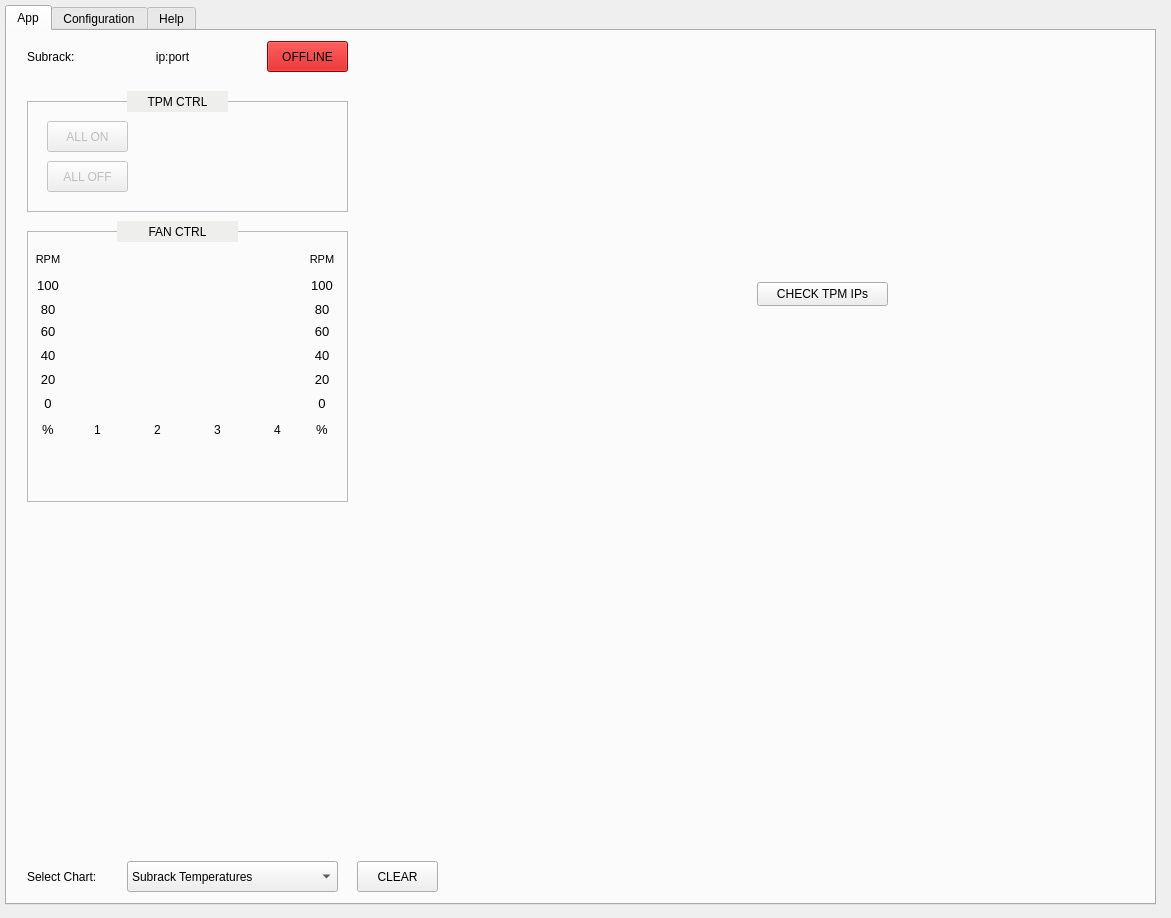
<?xml version="1.0" encoding="UTF-8"?>
<ui version="4.0">
 <class>Form</class>
 <widget class="QWidget" name="Form">
  <property name="geometry">
   <rect>
    <x>0</x>
    <y>0</y>
    <width>1171</width>
    <height>918</height>
   </rect>
  </property>
  <property name="windowTitle">
   <string>Form</string>
  </property>
  <widget class="QTabWidget" name="tabWidget">
   <property name="geometry">
    <rect>
     <x>5</x>
     <y>5</y>
     <width>1151</width>
     <height>900</height>
    </rect>
   </property>
   <property name="currentIndex">
    <number>0</number>
   </property>
   <widget class="QWidget" name="qtab_app">
    <attribute name="title">
     <string>App</string>
    </attribute>
    <widget class="QLabel" name="qlabel_message">
     <property name="geometry">
      <rect>
       <x>790</x>
       <y>830</y>
       <width>351</width>
       <height>31</height>
      </rect>
     </property>
     <property name="layoutDirection">
      <enum>Qt::LeftToRight</enum>
     </property>
     <property name="text">
      <string/>
     </property>
     <property name="alignment">
      <set>Qt::AlignRight|Qt::AlignTrailing|Qt::AlignVCenter</set>
     </property>
    </widget>
    <widget class="QComboBox" name="qcombo_chart">
     <property name="geometry">
      <rect>
       <x>120</x>
       <y>830</y>
       <width>211</width>
       <height>31</height>
      </rect>
     </property>
     <property name="currentIndex">
      <number>0</number>
     </property>
     <property name="maxVisibleItems">
      <number>16</number>
     </property>
     <property name="duplicatesEnabled">
      <bool>false</bool>
     </property>
     <item>
      <property name="text">
       <string>Subrack Temperatures</string>
      </property>
     </item>
     <item>
      <property name="text">
       <string>TPM Board Temperatures</string>
      </property>
     </item>
     <item>
      <property name="text">
       <string>TPM FPGA0 Temperatures</string>
      </property>
     </item>
     <item>
      <property name="text">
       <string>TPM FPGA1 Temperatures</string>
      </property>
     </item>
     <item>
      <property name="text">
       <string>TPM Powers</string>
      </property>
     </item>
     <item>
      <property name="text">
       <string>TPM Currents</string>
      </property>
     </item>
     <item>
      <property name="text">
       <string>TPM Voltages</string>
      </property>
     </item>
     <item>
      <property name="text">
       <string>Power Supply Fan Speeds</string>
      </property>
     </item>
     <item>
      <property name="text">
       <string>Power Supply Powers</string>
      </property>
     </item>
     <item>
      <property name="text">
       <string>Power Supply Currents</string>
      </property>
     </item>
     <item>
      <property name="text">
       <string>Power Supply Voltages</string>
      </property>
     </item>
    </widget>
    <widget class="QWidget" name="qplot_chart_tpm" native="true">
     <property name="geometry">
      <rect>
       <x>0</x>
       <y>480</y>
       <width>1141</width>
       <height>341</height>
      </rect>
     </property>
    </widget>
    <widget class="QPushButton" name="qbutton_connect">
     <property name="geometry">
      <rect>
       <x>260</x>
       <y>10</y>
       <width>81</width>
       <height>31</height>
      </rect>
     </property>
     <property name="styleSheet">
      <string notr="true">background-color: rgb(204, 0, 0);</string>
     </property>
     <property name="text">
      <string>OFFLINE</string>
     </property>
    </widget>
    <widget class="QWidget" name="qplot_mgn_temp" native="true">
     <property name="geometry">
      <rect>
       <x>750</x>
       <y>0</y>
       <width>201</width>
       <height>231</height>
      </rect>
     </property>
    </widget>
    <widget class="QWidget" name="qplot_psu" native="true">
     <property name="geometry">
      <rect>
       <x>940</x>
       <y>0</y>
       <width>201</width>
       <height>231</height>
      </rect>
     </property>
    </widget>
    <widget class="QWidget" name="qplot_tpm_power" native="true">
     <property name="geometry">
      <rect>
       <x>350</x>
       <y>0</y>
       <width>411</width>
       <height>231</height>
      </rect>
     </property>
    </widget>
    <widget class="QLabel" name="qlabel_connection_3">
     <property name="geometry">
      <rect>
       <x>120</x>
       <y>60</y>
       <width>101</width>
       <height>21</height>
      </rect>
     </property>
     <property name="layoutDirection">
      <enum>Qt::LeftToRight</enum>
     </property>
     <property name="styleSheet">
      <string notr="true">background-color: rgb(238, 238, 236);</string>
     </property>
     <property name="text">
      <string>TPM CTRL</string>
     </property>
     <property name="alignment">
      <set>Qt::AlignCenter</set>
     </property>
    </widget>
    <widget class="QWidget" name="qplot_chart_mgn" native="true">
     <property name="geometry">
      <rect>
       <x>10</x>
       <y>480</y>
       <width>1131</width>
       <height>341</height>
      </rect>
     </property>
    </widget>
    <widget class="QLabel" name="qlabel_ip_2">
     <property name="geometry">
      <rect>
       <x>20</x>
       <y>830</y>
       <width>101</width>
       <height>31</height>
      </rect>
     </property>
     <property name="layoutDirection">
      <enum>Qt::LeftToRight</enum>
     </property>
     <property name="text">
      <string>Select Chart:</string>
     </property>
     <property name="alignment">
      <set>Qt::AlignLeading|Qt::AlignLeft|Qt::AlignVCenter</set>
     </property>
    </widget>
    <widget class="QLabel" name="qlabel_ip">
     <property name="geometry">
      <rect>
       <x>20</x>
       <y>10</y>
       <width>61</width>
       <height>31</height>
      </rect>
     </property>
     <property name="layoutDirection">
      <enum>Qt::LeftToRight</enum>
     </property>
     <property name="text">
      <string>Subrack:</string>
     </property>
     <property name="alignment">
      <set>Qt::AlignLeading|Qt::AlignLeft|Qt::AlignVCenter</set>
     </property>
    </widget>
    <widget class="QLabel" name="qlabel_connection_5">
     <property name="geometry">
      <rect>
       <x>110</x>
       <y>190</y>
       <width>121</width>
       <height>21</height>
      </rect>
     </property>
     <property name="layoutDirection">
      <enum>Qt::LeftToRight</enum>
     </property>
     <property name="styleSheet">
      <string notr="true">background-color: rgb(238, 238, 236);</string>
     </property>
     <property name="text">
      <string>FAN CTRL</string>
     </property>
     <property name="alignment">
      <set>Qt::AlignCenter</set>
     </property>
    </widget>
    <widget class="QFrame" name="frame_fan">
     <property name="enabled">
      <bool>false</bool>
     </property>
     <property name="geometry">
      <rect>
       <x>20</x>
       <y>200</y>
       <width>321</width>
       <height>271</height>
      </rect>
     </property>
     <property name="frameShape">
      <enum>QFrame::StyledPanel</enum>
     </property>
     <property name="frameShadow">
      <enum>QFrame::Raised</enum>
     </property>
     <widget class="QLabel" name="label_fan_1">
      <property name="enabled">
       <bool>false</bool>
      </property>
      <property name="geometry">
       <rect>
        <x>60</x>
        <y>190</y>
        <width>21</width>
        <height>17</height>
       </rect>
      </property>
      <property name="styleSheet">
       <string notr="true">color: rgb(0, 0, 0);</string>
      </property>
      <property name="text">
       <string>1</string>
      </property>
      <property name="alignment">
       <set>Qt::AlignCenter</set>
      </property>
     </widget>
     <widget class="QLabel" name="label_fan_2">
      <property name="enabled">
       <bool>false</bool>
      </property>
      <property name="geometry">
       <rect>
        <x>120</x>
        <y>190</y>
        <width>21</width>
        <height>17</height>
       </rect>
      </property>
      <property name="styleSheet">
       <string notr="true">color: rgb(0, 0, 0);</string>
      </property>
      <property name="text">
       <string>2</string>
      </property>
      <property name="alignment">
       <set>Qt::AlignCenter</set>
      </property>
     </widget>
     <widget class="QLabel" name="label_fan_4">
      <property name="enabled">
       <bool>false</bool>
      </property>
      <property name="geometry">
       <rect>
        <x>240</x>
        <y>190</y>
        <width>21</width>
        <height>17</height>
       </rect>
      </property>
      <property name="styleSheet">
       <string notr="true">color: rgb(0, 0, 0);</string>
      </property>
      <property name="text">
       <string>4</string>
      </property>
      <property name="alignment">
       <set>Qt::AlignCenter</set>
      </property>
     </widget>
     <widget class="QLabel" name="label_fan_3">
      <property name="enabled">
       <bool>false</bool>
      </property>
      <property name="geometry">
       <rect>
        <x>180</x>
        <y>190</y>
        <width>21</width>
        <height>17</height>
       </rect>
      </property>
      <property name="styleSheet">
       <string notr="true">color: rgb(0, 0, 0);</string>
      </property>
      <property name="text">
       <string>3</string>
      </property>
      <property name="alignment">
       <set>Qt::AlignCenter</set>
      </property>
     </widget>
     <widget class="QLabel" name="label_perc_0">
      <property name="enabled">
       <bool>false</bool>
      </property>
      <property name="geometry">
       <rect>
        <x>8</x>
        <y>164</y>
        <width>26</width>
        <height>17</height>
       </rect>
      </property>
      <property name="font">
       <font>
        <pointsize>10</pointsize>
       </font>
      </property>
      <property name="styleSheet">
       <string notr="true">color: rgb(0, 0, 0);</string>
      </property>
      <property name="text">
       <string>0</string>
      </property>
      <property name="alignment">
       <set>Qt::AlignCenter</set>
      </property>
     </widget>
     <widget class="QLabel" name="label_perc_80">
      <property name="enabled">
       <bool>false</bool>
      </property>
      <property name="geometry">
       <rect>
        <x>8</x>
        <y>70</y>
        <width>26</width>
        <height>17</height>
       </rect>
      </property>
      <property name="font">
       <font>
        <pointsize>10</pointsize>
       </font>
      </property>
      <property name="styleSheet">
       <string notr="true">color: rgb(0, 0, 0);</string>
      </property>
      <property name="text">
       <string>80</string>
      </property>
      <property name="alignment">
       <set>Qt::AlignCenter</set>
      </property>
     </widget>
     <widget class="QLabel" name="label_perc_100">
      <property name="enabled">
       <bool>false</bool>
      </property>
      <property name="geometry">
       <rect>
        <x>8</x>
        <y>46</y>
        <width>26</width>
        <height>17</height>
       </rect>
      </property>
      <property name="font">
       <font>
        <pointsize>10</pointsize>
       </font>
      </property>
      <property name="styleSheet">
       <string notr="true">color: rgb(0, 0, 0);</string>
      </property>
      <property name="text">
       <string>100</string>
      </property>
      <property name="alignment">
       <set>Qt::AlignCenter</set>
      </property>
     </widget>
     <widget class="QLabel" name="label_perc_60">
      <property name="enabled">
       <bool>false</bool>
      </property>
      <property name="geometry">
       <rect>
        <x>8</x>
        <y>92</y>
        <width>26</width>
        <height>17</height>
       </rect>
      </property>
      <property name="font">
       <font>
        <pointsize>10</pointsize>
       </font>
      </property>
      <property name="styleSheet">
       <string notr="true">color: rgb(0, 0, 0);</string>
      </property>
      <property name="text">
       <string>60</string>
      </property>
      <property name="alignment">
       <set>Qt::AlignCenter</set>
      </property>
     </widget>
     <widget class="QLabel" name="label_perc_20">
      <property name="enabled">
       <bool>false</bool>
      </property>
      <property name="geometry">
       <rect>
        <x>8</x>
        <y>140</y>
        <width>26</width>
        <height>17</height>
       </rect>
      </property>
      <property name="font">
       <font>
        <pointsize>10</pointsize>
       </font>
      </property>
      <property name="styleSheet">
       <string notr="true">color: rgb(0, 0, 0);</string>
      </property>
      <property name="text">
       <string>20</string>
      </property>
      <property name="alignment">
       <set>Qt::AlignCenter</set>
      </property>
     </widget>
     <widget class="QLabel" name="label_perc_40">
      <property name="enabled">
       <bool>false</bool>
      </property>
      <property name="geometry">
       <rect>
        <x>8</x>
        <y>116</y>
        <width>26</width>
        <height>17</height>
       </rect>
      </property>
      <property name="font">
       <font>
        <pointsize>10</pointsize>
       </font>
      </property>
      <property name="styleSheet">
       <string notr="true">color: rgb(0, 0, 0);</string>
      </property>
      <property name="text">
       <string>40</string>
      </property>
      <property name="alignment">
       <set>Qt::AlignCenter</set>
      </property>
     </widget>
     <widget class="QLabel" name="label_perc">
      <property name="enabled">
       <bool>false</bool>
      </property>
      <property name="geometry">
       <rect>
        <x>8</x>
        <y>190</y>
        <width>26</width>
        <height>17</height>
       </rect>
      </property>
      <property name="font">
       <font>
        <pointsize>10</pointsize>
       </font>
      </property>
      <property name="styleSheet">
       <string notr="true">color: rgb(0, 0, 0);</string>
      </property>
      <property name="text">
       <string>%</string>
      </property>
      <property name="alignment">
       <set>Qt::AlignCenter</set>
      </property>
     </widget>
     <widget class="QLabel" name="label_perc_2">
      <property name="enabled">
       <bool>false</bool>
      </property>
      <property name="geometry">
       <rect>
        <x>282</x>
        <y>190</y>
        <width>26</width>
        <height>17</height>
       </rect>
      </property>
      <property name="font">
       <font>
        <pointsize>10</pointsize>
       </font>
      </property>
      <property name="styleSheet">
       <string notr="true">color: rgb(0, 0, 0);</string>
      </property>
      <property name="text">
       <string>%</string>
      </property>
      <property name="alignment">
       <set>Qt::AlignCenter</set>
      </property>
     </widget>
     <widget class="QLabel" name="label_perc_1">
      <property name="enabled">
       <bool>false</bool>
      </property>
      <property name="geometry">
       <rect>
        <x>282</x>
        <y>164</y>
        <width>26</width>
        <height>17</height>
       </rect>
      </property>
      <property name="font">
       <font>
        <pointsize>10</pointsize>
       </font>
      </property>
      <property name="styleSheet">
       <string notr="true">color: rgb(0, 0, 0);</string>
      </property>
      <property name="text">
       <string>0</string>
      </property>
      <property name="alignment">
       <set>Qt::AlignCenter</set>
      </property>
     </widget>
     <widget class="QLabel" name="label_perc_81">
      <property name="enabled">
       <bool>false</bool>
      </property>
      <property name="geometry">
       <rect>
        <x>282</x>
        <y>70</y>
        <width>26</width>
        <height>17</height>
       </rect>
      </property>
      <property name="font">
       <font>
        <pointsize>10</pointsize>
       </font>
      </property>
      <property name="styleSheet">
       <string notr="true">color: rgb(0, 0, 0);</string>
      </property>
      <property name="text">
       <string>80</string>
      </property>
      <property name="alignment">
       <set>Qt::AlignCenter</set>
      </property>
     </widget>
     <widget class="QLabel" name="label_perc_101">
      <property name="enabled">
       <bool>false</bool>
      </property>
      <property name="geometry">
       <rect>
        <x>282</x>
        <y>46</y>
        <width>26</width>
        <height>17</height>
       </rect>
      </property>
      <property name="font">
       <font>
        <pointsize>10</pointsize>
       </font>
      </property>
      <property name="styleSheet">
       <string notr="true">color: rgb(0, 0, 0);</string>
      </property>
      <property name="text">
       <string>100</string>
      </property>
      <property name="alignment">
       <set>Qt::AlignCenter</set>
      </property>
     </widget>
     <widget class="QLabel" name="label_perc_61">
      <property name="enabled">
       <bool>false</bool>
      </property>
      <property name="geometry">
       <rect>
        <x>282</x>
        <y>92</y>
        <width>26</width>
        <height>17</height>
       </rect>
      </property>
      <property name="font">
       <font>
        <pointsize>10</pointsize>
       </font>
      </property>
      <property name="styleSheet">
       <string notr="true">color: rgb(0, 0, 0);</string>
      </property>
      <property name="text">
       <string>60</string>
      </property>
      <property name="alignment">
       <set>Qt::AlignCenter</set>
      </property>
     </widget>
     <widget class="QLabel" name="label_perc_21">
      <property name="enabled">
       <bool>false</bool>
      </property>
      <property name="geometry">
       <rect>
        <x>282</x>
        <y>140</y>
        <width>26</width>
        <height>17</height>
       </rect>
      </property>
      <property name="font">
       <font>
        <pointsize>10</pointsize>
       </font>
      </property>
      <property name="styleSheet">
       <string notr="true">color: rgb(0, 0, 0);</string>
      </property>
      <property name="text">
       <string>20</string>
      </property>
      <property name="alignment">
       <set>Qt::AlignCenter</set>
      </property>
     </widget>
     <widget class="QLabel" name="label_perc_41">
      <property name="enabled">
       <bool>false</bool>
      </property>
      <property name="geometry">
       <rect>
        <x>282</x>
        <y>116</y>
        <width>26</width>
        <height>17</height>
       </rect>
      </property>
      <property name="font">
       <font>
        <pointsize>10</pointsize>
       </font>
      </property>
      <property name="styleSheet">
       <string notr="true">color: rgb(0, 0, 0);</string>
      </property>
      <property name="text">
       <string>40</string>
      </property>
      <property name="alignment">
       <set>Qt::AlignCenter</set>
      </property>
     </widget>
     <widget class="QLabel" name="label_rpm_sx">
      <property name="enabled">
       <bool>false</bool>
      </property>
      <property name="geometry">
       <rect>
        <x>8</x>
        <y>20</y>
        <width>26</width>
        <height>17</height>
       </rect>
      </property>
      <property name="font">
       <font>
        <pointsize>8</pointsize>
       </font>
      </property>
      <property name="styleSheet">
       <string notr="true">color: rgb(0, 0, 0);</string>
      </property>
      <property name="text">
       <string>RPM</string>
      </property>
      <property name="alignment">
       <set>Qt::AlignCenter</set>
      </property>
     </widget>
     <widget class="QLabel" name="label_rpm_dx">
      <property name="enabled">
       <bool>false</bool>
      </property>
      <property name="geometry">
       <rect>
        <x>282</x>
        <y>20</y>
        <width>26</width>
        <height>17</height>
       </rect>
      </property>
      <property name="font">
       <font>
        <pointsize>8</pointsize>
       </font>
      </property>
      <property name="styleSheet">
       <string notr="true">color: rgb(0, 0, 0);</string>
      </property>
      <property name="text">
       <string>RPM</string>
      </property>
      <property name="alignment">
       <set>Qt::AlignCenter</set>
      </property>
     </widget>
    </widget>
    <widget class="QFrame" name="frame_tpm">
     <property name="enabled">
      <bool>false</bool>
     </property>
     <property name="geometry">
      <rect>
       <x>20</x>
       <y>70</y>
       <width>321</width>
       <height>111</height>
      </rect>
     </property>
     <property name="frameShape">
      <enum>QFrame::StyledPanel</enum>
     </property>
     <property name="frameShadow">
      <enum>QFrame::Raised</enum>
     </property>
     <widget class="QPushButton" name="qbutton_tpm_off">
      <property name="geometry">
       <rect>
        <x>20</x>
        <y>60</y>
        <width>81</width>
        <height>31</height>
       </rect>
      </property>
      <property name="text">
       <string>ALL OFF</string>
      </property>
     </widget>
     <widget class="QPushButton" name="qbutton_tpm_on">
      <property name="geometry">
       <rect>
        <x>20</x>
        <y>20</y>
        <width>81</width>
        <height>31</height>
       </rect>
      </property>
      <property name="text">
       <string>ALL ON</string>
      </property>
     </widget>
    </widget>
    <widget class="QPushButton" name="qbutton_clear_chart">
     <property name="geometry">
      <rect>
       <x>350</x>
       <y>830</y>
       <width>81</width>
       <height>31</height>
      </rect>
     </property>
     <property name="text">
      <string>CLEAR</string>
     </property>
    </widget>
    <widget class="QLabel" name="qlabel_tstamp">
     <property name="geometry">
      <rect>
       <x>450</x>
       <y>830</y>
       <width>321</width>
       <height>31</height>
      </rect>
     </property>
     <property name="layoutDirection">
      <enum>Qt::LeftToRight</enum>
     </property>
     <property name="text">
      <string/>
     </property>
     <property name="alignment">
      <set>Qt::AlignCenter</set>
     </property>
    </widget>
    <widget class="QLabel" name="qline_ip">
     <property name="geometry">
      <rect>
       <x>90</x>
       <y>10</y>
       <width>151</width>
       <height>31</height>
      </rect>
     </property>
     <property name="layoutDirection">
      <enum>Qt::LeftToRight</enum>
     </property>
     <property name="text">
      <string>ip:port</string>
     </property>
     <property name="alignment">
      <set>Qt::AlignCenter</set>
     </property>
    </widget>
    <widget class="QWidget" name="qw_log" native="true">
     <property name="geometry">
      <rect>
       <x>350</x>
       <y>240</y>
       <width>791</width>
       <height>231</height>
      </rect>
     </property>
    </widget>
    <widget class="QPushButton" name="qbutton_check_ips">
     <property name="geometry">
      <rect>
       <x>750</x>
       <y>251</y>
       <width>131</width>
       <height>24</height>
      </rect>
     </property>
     <property name="text">
      <string>CHECK TPM IPs</string>
     </property>
    </widget>
    <zorder>qlabel_message</zorder>
    <zorder>qcombo_chart</zorder>
    <zorder>qplot_chart_tpm</zorder>
    <zorder>qbutton_connect</zorder>
    <zorder>qplot_mgn_temp</zorder>
    <zorder>qplot_psu</zorder>
    <zorder>qplot_tpm_power</zorder>
    <zorder>qplot_chart_mgn</zorder>
    <zorder>qlabel_ip_2</zorder>
    <zorder>qlabel_ip</zorder>
    <zorder>frame_fan</zorder>
    <zorder>frame_tpm</zorder>
    <zorder>qlabel_connection_5</zorder>
    <zorder>qlabel_connection_3</zorder>
    <zorder>qbutton_clear_chart</zorder>
    <zorder>qlabel_tstamp</zorder>
    <zorder>qline_ip</zorder>
    <zorder>qw_log</zorder>
    <zorder>qbutton_check_ips</zorder>
   </widget>
   <widget class="QWidget" name="qtab_conf">
    <attribute name="title">
     <string>Configuration</string>
    </attribute>
   </widget>
   <widget class="QWidget" name="qtab_help">
    <attribute name="title">
     <string>Help</string>
    </attribute>
    <widget class="QTextEdit" name="Help_SubRack">
     <property name="geometry">
      <rect>
       <x>10</x>
       <y>10</y>
       <width>1121</width>
       <height>841</height>
      </rect>
     </property>
     <property name="autoFillBackground">
      <bool>false</bool>
     </property>
     <property name="styleSheet">
      <string notr="true">background-color: rgb(251, 249, 246);</string>
     </property>
     <property name="frameShape">
      <enum>QFrame::NoFrame</enum>
     </property>
     <property name="html">
      <string>&lt;!DOCTYPE HTML PUBLIC &quot;-//W3C//DTD HTML 4.0//EN&quot; &quot;http://www.w3.org/TR/REC-html40/strict.dtd&quot;&gt;
&lt;html&gt;&lt;head&gt;&lt;meta name=&quot;qrichtext&quot; content=&quot;1&quot; /&gt;&lt;style type=&quot;text/css&quot;&gt;
p, li { white-space: pre-wrap; }
&lt;/style&gt;&lt;/head&gt;&lt;body style=&quot; font-family:'Ubuntu'; font-size:11pt; font-weight:400; font-style:normal;&quot;&gt;
&lt;p style=&quot;-qt-paragraph-type:empty; margin-top:0px; margin-bottom:0px; margin-left:0px; margin-right:0px; -qt-block-indent:0; text-indent:0px;&quot;&gt;&lt;br /&gt;&lt;/p&gt;&lt;/body&gt;&lt;/html&gt;</string>
     </property>
    </widget>
   </widget>
  </widget>
 </widget>
 <resources/>
 <connections/>
</ui>
